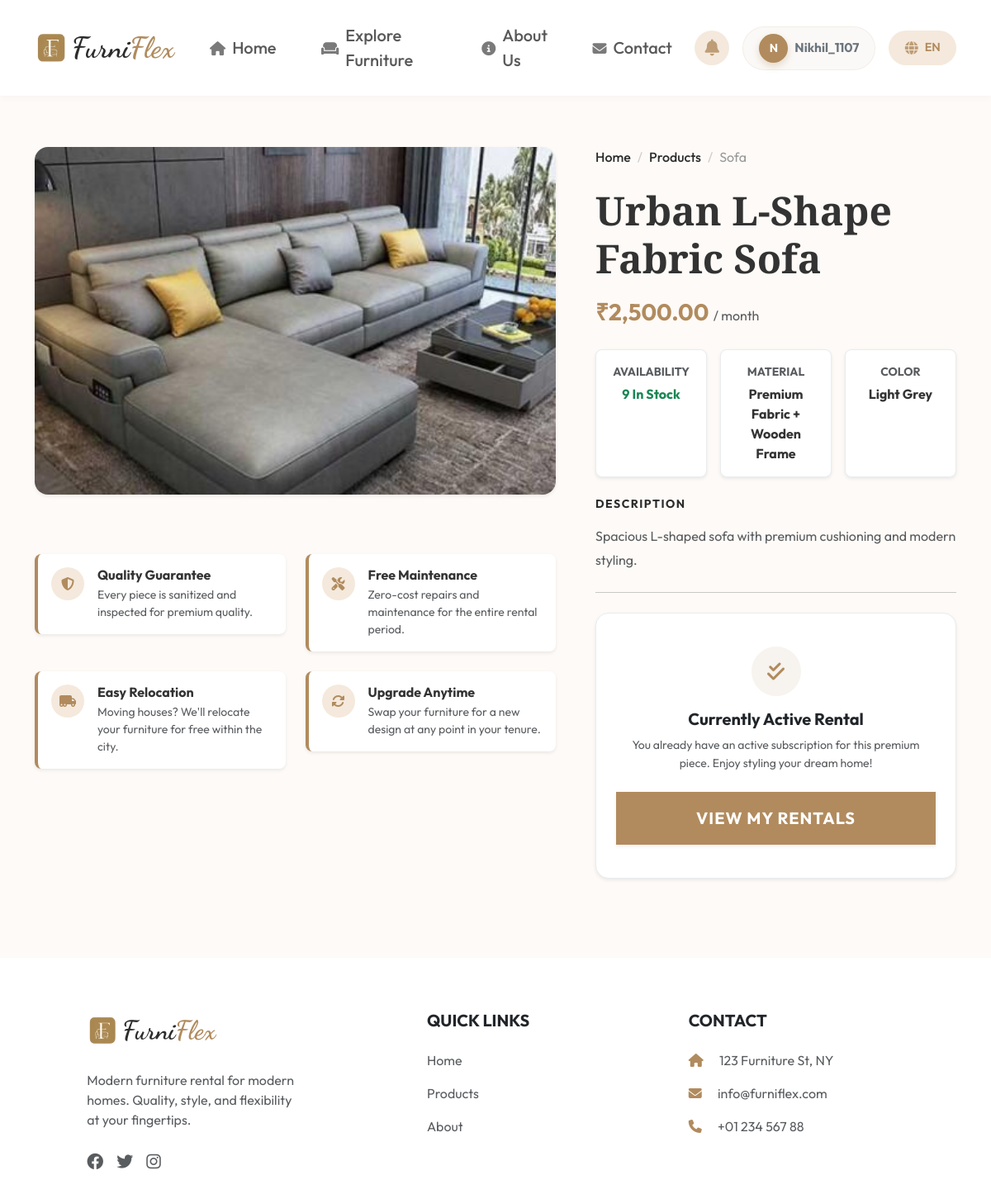
The page /product/1/ (signed in) on the database its author committed.
### app1/models.py (models this page shows, shortened)
class Product(models.Model):
    CATEGORY_CHOICES = [
        ('Sofa', 'Sofa'),
        ('Bed', 'Bed'),
        ('Dining', 'Dining Table'),
        ('Table', 'Tables & Desks'),
        ('Living', 'Living Room'),
        ('Office', 'Office & Study'),
        ('Appliances', 'Appliances'),
        ('Others', 'Others'),
    ]
    name = models.CharField(max_length=200)
    category = models.CharField(max_length=50, choices=CATEGORY_CHOICES)
    price_per_month = models.DecimalField(max_digits=10, decimal_places=2, verbose_name="Rent (₹/month)")
    material = models.CharField(max_length=100, blank=True, null=True)
    color = models.CharField(max_length=50, blank=True, null=True)
    stock = models.PositiveIntegerField(default=10)
    available_durations = models.CharField(max_length=100, default="3,6,12", help_text="Enter durations separated by commas (e.g. 3,6,12)")
    image = models.ImageField(upload_to='products/', blank=True, null=True, verbose_name="Product Image")
    description = models.TextField()
    available = models.BooleanField(default=True)
    created_at = models.DateTimeField(auto_now_add=True)
    class Meta:
        ordering = ['-created_at']

class UserProfile(models.Model):
    user = models.OneToOneField(User, on_delete=models.CASCADE, related_name='profile')
    mobile_no = models.CharField(max_length=20, unique=True, blank=True, null=True)
    address = models.TextField(blank=True, null=True)
    city = models.CharField(max_length=100, blank=True, null=True)
    pincode = models.CharField(max_length=10, blank=True, null=True)
    country = models.CharField(max_length=100, default='India')
    last_cleared_count = models.IntegerField(default=0)
    dismissed_notifications = models.TextField(blank=True, default='')
    @property
    def loyalty_points(self):
        orders = RentalOrder.objects.filter(user=self.user, status__in=['Active', 'Completed'])
        return sum(o.rental_duration_months * 100 for o in orders)
    @property
    def tier(self):
        pts = self.loyalty_points
        if pts >= 1000:
            return {
                'name': 'Elite Member',
                'bg_color': '#fdfaf7',
                'color': '#b18b5e',
                'border': 'rgba(177, 139, 94, 0.3)',
                'icon': 'fa-gem'
            }

### app1/views.py (the view)
# urls.py: path('product/<int:pk>/', views.product_detail, name='product_detail'),
def product_detail(request, pk):
    product = Product.objects.get(pk=pk)
    related_products = Product.objects.filter(category=product.category).exclude(pk=pk)[:4]
    durations = [d.strip() for d in product.available_durations.split(',')] if product.available_durations else []
    already_rented = False
    if request.user.is_authenticated:
        already_rented = RentalOrder.objects.filter(user=request.user, product=product, status='Active').exists()
    return render(request, 'product_detail.html', {
        'product': product,
        'durations': durations,
        'related_products': related_products,
        'already_rented': already_rented
    })

### templates/product_detail.html (shortened to what this page needs)
{% extends 'base.html' %}
{% load currency_filters %}
{% block content %}
<div class="py-5">
    <div class="container py-5">
        <div class="row g-5">
            <div class="col-lg-7">
                <div class="product-gallery mb-5">
                    {% if product.image %}
                        <img src="{{ product.image.url }}" class="img-fluid w-100 shadow-sm rounded-4" alt="{{ product.name }}" style="aspect-ratio: 3/2; object-fit: cover;">
                    {% else %}
                        <img src="https://images.unsplash.com/photo-1555041469-a586c61ea9bc?ixlib=rb-4.0.3&auto=format&fit=crop&w=1200&q=80" class="img-fluid w-100 shadow-sm rounded-4" alt="Default Image" style="aspect-ratio: 3/2; object-fit: cover;">
                    {% endif %}
                </div>
                <div class="row g-4 mt-2">
                    <div class="col-md-6">
                        <div class="d-flex align-items-start p-3 bg-white rounded-3 shadow-sm border-start border-primary border-4">
                            <div class="icon-box me-3"><i class="fas fa-shield-alt text-primary"></i></div>
                            <div>
                                <h6 class="mb-1 fw-bold">Quality Guarantee</h6>
                                <p class="small text-muted mb-0">Every piece is sanitized and inspected for premium quality.</p>
                            </div>
                        </div>
                    </div>
                    <div class="col-md-6">
                        <div class="d-flex align-items-start p-3 bg-white rounded-3 shadow-sm border-start border-primary border-4">
                            <div class="icon-box me-3"><i class="fas fa-tools text-primary"></i></div>
                            <div>
                                <h6 class="mb-1 fw-bold">Free Maintenance</h6>
                                <p class="small text-muted mb-0">Zero-cost repairs and maintenance for the entire rental period.</p>
                            </div>
                        </div>
                    </div>
                    <div class="col-md-6">
                        <div class="d-flex align-items-start p-3 bg-white rounded-3 shadow-sm border-start border-primary border-4">
                            <div class="icon-box me-3"><i class="fas fa-truck-moving text-primary"></i></div>
                            <div>
                                <h6 class="mb-1 fw-bold">Easy Relocation</h6>
                                <p class="small text-muted mb-0">Moving houses? We'll relocate your furniture for free within the city.</p>
                            </div>
                        </div>
                    </div>
                    <div class="col-md-6">
                        <div class="d-flex align-items-start p-3 bg-white rounded-3 shadow-sm border-start border-primary border-4">
                            <div class="icon-box me-3"><i class="fas fa-sync-alt text-primary"></i></div>
                            <div>
                                <h6 class="mb-1 fw-bold">Upgrade Anytime</h6>
                                <p class="small text-muted mb-0">Swap your furniture for a new design at any point in your tenure.</p>
                            </div>
                        </div>
                    </div>
                </div>
            </div>
            <div class="col-lg-5">
                <nav aria-label="breadcrumb" class="mb-4">
                    <ol class="breadcrumb">
                        <li class="breadcrumb-item"><a href="{% url 'home' %}" class="text-decoration-none text-muted">Home</a></li>
                        <li class="breadcrumb-item"><a href="{% url 'product_list' %}" class="text-decoration-none text-muted">Products</a></li>
                        <li class="breadcrumb-item active text-primary">{{ product.category }}</li>
                    </ol>
                </nav>
                <h1 class="display-5 fw-bold mb-3">{{ product.name }}</h1>
                <p class="text-primary fs-3 fw-bold mb-4">{{ product.price_per_month|convert_currency:request }} <small class="text-muted fs-6 fw-normal">/ month</small></p>
                <div class="row g-3 mb-4">
                    <div class="col-md-4 col-6">
                        <div class="p-3 bg-white border border-light-subtle shadow-sm h-100 text-center rounded-3">
                            <span class="text-muted small text-uppercase fw-bold d-block mb-1">Availability</span>
                            <span class="fw-bold {% if product.stock > 0 %}text-success{% else %}text-danger{% endif %}">
                                {% if product.stock > 0 %}{{ product.stock }} In Stock{% else %}Currently Unavailable{% endif %}
                            </span>
                        </div>
                    </div>
                    {% if product.material %}
                    <div class="col-md-4 col-6">
                        <div class="p-3 bg-white border border-light-subtle shadow-sm h-100 text-center rounded-3">
                            <span class="text-muted small text-uppercase fw-bold d-block mb-1">Material</span>
                            <span class="fw-bold">{{ product.material }}</span>
                        </div>
                    </div>
                    {% endif %}
                    {% if product.color %}
                    <div class="col-md-4 col-6">
                        <div class="p-3 bg-white border border-light-subtle shadow-sm h-100 text-center rounded-3">
                            <span class="text-muted small text-uppercase fw-bold d-block mb-1">Color</span>
                            <span class="fw-bold">{{ product.color }}</span>
                        </div>
                    </div>
                    {% endif %}
                </div>
                <div class="mb-4">
                    <h5 class="fw-bold mb-3 text-uppercase small letter-spacing-1" style="color: var(--secondary-color);">Description</h5>
                    <p class="text-muted leading-relaxed">{{ product.description }}</p>
                </div>
                <hr class="my-4 opacity-10">
                <div class="bg-white p-4 shadow-sm rounded-4 border border-light-subtle">
                    {% if already_rented %}
                        <div class="text-center py-3">
                            <span class="d-inline-flex align-items-center justify-content-center bg-primary-subtle rounded-circle mb-3" style="width: 60px; height: 60px;">
                                <i class="fas fa-check-double fs-4 text-primary"></i>
                            </span>
                            <h5 class="fw-bold text-dark mb-2">Currently Active Rental</h5>
                            <p class="text-muted small mb-4 px-2" style="line-height: 1.6;">You already have an active subscription for this premium piece. Enjoy styling your dream home!</p>
                            <div class="d-grid gap-2">
                                <a href="{% url 'my_rentals' %}" class="btn btn-primary btn-lg shadow-sm py-3 fw-bold">
                                    VIEW MY RENTALS
                                </a>
                            </div>
                        </div>
                    {% endif %}
                </div>
            </div>
        </div>
    </div>
</div>
{% endblock %}

### templates/includes/navbar.html (shortened to what this page needs)
<nav class="navbar navbar-expand-lg navbar-light fixed-top">
    <div class="container">
        <a class="navbar-brand d-flex align-items-center" href="{% url 'home' %}" style="font-family: 'Dancing Script', cursive; font-size: 2.2rem; font-weight: 700;">
            <img src="{{ MEDIA_URL }}logo.png" alt="FurniFlex Logo" class="brand-logo me-1">
            <span style="color: var(--secondary-color);">Furni</span><span class="text-primary">Flex</span>
        </a>
        <div class="collapse navbar-collapse" id="navbarNav">
            <ul class="navbar-nav mx-auto align-items-center">
                <li class="nav-item">
                    <a class="nav-link fs-5 mx-2" href="{% url 'home' %}">
                        <i class="fas fa-house me-2 small"></i>Home
                    </a>
                </li>
                <li class="nav-item">
                    <a class="nav-link fs-5 mx-2" href="{% url 'product_list' %}">
                        <i class="fas fa-couch me-2 small"></i>Explore Furniture
                    </a>
                </li>
                <li class="nav-item">
                    <a class="nav-link fs-5 mx-2" href="{% url 'about' %}">
                        <i class="fas fa-circle-info me-2 small"></i>About Us
                    </a>
                </li>
                <li class="nav-item">
                    <a class="nav-link fs-5 mx-2" href="{% url 'contact' %}">
                        <i class="fas fa-envelope me-2 small"></i>Contact
                    </a>
                </li>
            </ul>
            <ul class="navbar-nav ms-auto align-items-center">
                {% if user.is_authenticated and not user.is_staff and not user.is_superuser %}
                <li class="nav-item dropdown me-3" id="notificationDropdownContainer">
                    <a class="nav-link position-relative d-flex align-items-center justify-content-center notification-bell-btn" href="#" id="notificationDropdown" role="button" data-bs-toggle="dropdown" aria-expanded="false" style="width: 42px; height: 42px; border-radius: 50%; background-color: #f4e9dc; color: #b18b5e; transition: all 0.3s ease;">
                        <i class="fas fa-bell fs-5"></i>
                    </a>
                </li>
                <li class="nav-item dropdown">
                    <a class="nav-link dropdown-toggle profile-nav-btn d-flex align-items-center px-3 py-2" href="#" id="navbarDropdown" role="button" data-bs-toggle="dropdown">
                        <div class="avatar-circle me-2">
                            <span class="initials">{{ user.username.0|upper }}</span>
                        </div>
                        <div class="user-info d-none d-md-block text-start">
                            <span class="user-name d-block fw-bold small text-secondary">{{ user.username }}</span>
                        </div>
                    </a>
                </li>
                {% endif %}
                <li class="nav-item dropdown ms-lg-3 ms-2">
                    <a class="nav-link dropdown-toggle d-flex align-items-center justify-content-center language-selector-btn" href="#" id="languageDropdown" role="button" data-bs-toggle="dropdown" aria-expanded="false" style="min-width: 80px; height: 42px; border-radius: 21px; padding: 0 16px; font-weight: 600; font-size: 0.9rem; display: flex; align-items: center; justify-content: center; gap: 8px;">
                        <i class="fas fa-globe" style="font-size: 1rem;"></i>
                        <span id="activeLanguageLabel">EN</span>
                    </a>
                </li>
            </ul>
        </div>
    </div>
</nav>

### rows shown on the page
Product: image (picture), category "Sofa", name "Urban L-Shape Fabric Sofa", price_per_month|convert_currency "₹2,500.00", stock "9", material "Premium Fabric + Wooden Frame", color "Light Grey", description "Spacious L-shaped sofa with premium cushioning and modern styling."

### other values the page prints
{{ user.username.0|upper }} "N"
{{ user.username }} "Nikhil_1107"
